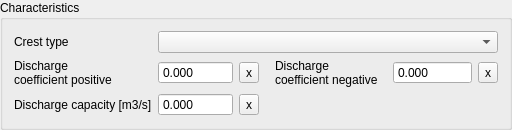
            <widget class="QGroupBox" name="grp_characteristics">
             <property name="enabled">
              <bool>true</bool>
             </property>
             <property name="sizePolicy">
              <sizepolicy hsizetype="Preferred" vsizetype="MinimumExpanding">
               <horstretch>0</horstretch>
               <verstretch>0</verstretch>
              </sizepolicy>
             </property>
             <property name="locale">
              <locale language="English" country="UnitedStates"/>
             </property>
             <property name="title">
              <string>Characteristics</string>
             </property>
             <layout class="QGridLayout" name="gridLayout_4">
              <item row="1" column="5">
               <widget class="QToolButton" name="discharge_coefficient_negative_clear">
                <property name="text">
                 <string>x</string>
                </property>
               </widget>
              </item>
              <item row="1" column="0">
               <widget class="QLabel" name="label_10">
                <property name="locale">
                 <locale language="English" country="UnitedStates"/>
                </property>
                <property name="text">
                 <string>Discharge
coefficient positive</string>
                </property>
                <property name="textFormat">
                 <enum>Qt::PlainText</enum>
                </property>
                <property name="alignment">
                 <set>Qt::AlignLeading|Qt::AlignLeft|Qt::AlignVCenter</set>
                </property>
                <property name="wordWrap">
                 <bool>true</bool>
                </property>
                <property name="indent">
                 <number>-1</number>
                </property>
               </widget>
              </item>
              <item row="1" column="3">
               <widget class="QLabel" name="label_12">
                <property name="text">
                 <string>Discharge coefficient negative</string>
                </property>
                <property name="alignment">
                 <set>Qt::AlignLeading|Qt::AlignLeft|Qt::AlignVCenter</set>
                </property>
                <property name="wordWrap">
                 <bool>true</bool>
                </property>
                <property name="margin">
                 <number>0</number>
                </property>
                <property name="indent">
                 <number>10</number>
                </property>
               </widget>
              </item>
              <item row="0" column="1" colspan="5">
               <widget class="QComboBox" name="crest_type">
                <property name="locale">
                 <locale language="English" country="UnitedStates"/>
                </property>
               </widget>
              </item>
              <item row="1" column="4">
               <widget class="QDoubleSpinBox" name="discharge_coefficient_negative">
                <property name="sizePolicy">
                 <sizepolicy hsizetype="Expanding" vsizetype="Fixed">
                  <horstretch>0</horstretch>
                  <verstretch>0</verstretch>
                 </sizepolicy>
                </property>
                <property name="locale">
                 <locale language="English" country="UnitedStates"/>
                </property>
                <property name="inputMethodHints">
                 <set>Qt::ImhNone</set>
                </property>
                <property name="buttonSymbols">
                 <enum>QAbstractSpinBox::NoButtons</enum>
                </property>
                <property name="decimals">
                 <number>3</number>
                </property>
                <property name="minimum">
                 <double>-9999999999.000000000000000</double>
                </property>
                <property name="maximum">
                 <double>9999999999.000000000000000</double>
                </property>
                <property name="showClearButton" stdset="0">
                 <bool>true</bool>
                </property>
                <property name="clearValue" stdset="0">
                 <bool>true</bool>
                </property>
                <property name="expressionsEnabled" stdset="0">
                 <bool>true</bool>
                </property>
               </widget>
              </item>
              <item row="1" column="2">
               <widget class="QToolButton" name="discharge_coefficient_positive_clear">
                <property name="text">
                 <string>x</string>
                </property>
               </widget>
              </item>
              <item row="0" column="0">
               <widget class="QLabel" name="label_9">
                <property name="locale">
                 <locale language="English" country="UnitedStates"/>
                </property>
                <property name="text">
                 <string>Crest type</string>
                </property>
                <property name="alignment">
                 <set>Qt::AlignLeading|Qt::AlignLeft|Qt::AlignVCenter</set>
                </property>
                <property name="indent">
                 <number>-1</number>
                </property>
               </widget>
              </item>
               <item row="1" column="1">
                <widget class="QDoubleSpinBox" name="discharge_coefficient_positive">
                 <property name="sizePolicy">
                  <sizepolicy hsizetype="Expanding" vsizetype="Fixed">
                   <horstretch>0</horstretch>
                   <verstretch>0</verstretch>
                  </sizepolicy>
                 </property>
                 <property name="locale">
                  <locale language="English" country="UnitedStates"/>
                 </property>
                 <property name="buttonSymbols">
                  <enum>QAbstractSpinBox::NoButtons</enum>
                 </property>
                 <property name="decimals">
                  <number>3</number>
                 </property>
                 <property name="maximum">
                  <double>1000000.000000000000000</double>
                 </property>
                 <property name="showClearButton" stdset="0">
                  <bool>true</bool>
                 </property>
                 <property name="clearValue" stdset="0">
                  <bool>true</bool>
                 </property>
                 <property name="expressionsEnabled" stdset="0">
                  <bool>true</bool>
                 </property>
                </widget>
               </item>
               <item row="2" column="0">
                <widget class="QLabel" name="label_discharge_capacity">
                 <property name="locale">
                  <locale language="English" country="UnitedStates"/>
                 </property>
                  <property name="text">
                   <string>Discharge capacity [m3/s]</string>
                  </property>
                 <property name="alignment">
                  <set>Qt::AlignLeading|Qt::AlignLeft|Qt::AlignVCenter</set>
                 </property>
                 <property name="indent">
                  <number>-1</number>
                 </property>
                </widget>
               </item>
               <item row="2" column="1">
                <widget class="QDoubleSpinBox" name="discharge_capacity">
                 <property name="sizePolicy">
                  <sizepolicy hsizetype="Expanding" vsizetype="Fixed">
                   <horstretch>0</horstretch>
                   <verstretch>0</verstretch>
                  </sizepolicy>
                 </property>
                 <property name="locale">
                  <locale language="English" country="UnitedStates"/>
                 </property>
                 <property name="buttonSymbols">
                  <enum>QAbstractSpinBox::NoButtons</enum>
                 </property>
                 <property name="decimals">
                  <number>3</number>
                 </property>
                 <property name="maximum">
                  <double>1000000.000000000000000</double>
                 </property>
                 <property name="showClearButton" stdset="0">
                  <bool>true</bool>
                 </property>
                 <property name="clearValue" stdset="0">
                  <bool>true</bool>
                 </property>
                 <property name="expressionsEnabled" stdset="0">
                  <bool>true</bool>
                 </property>
                </widget>
               </item>
               <item row="2" column="2">
                <widget class="QToolButton" name="discharge_capacity_clear">
                 <property name="text">
                  <string>x</string>
                 </property>
                </widget>
               </item>
             </layout>
            </widget>
